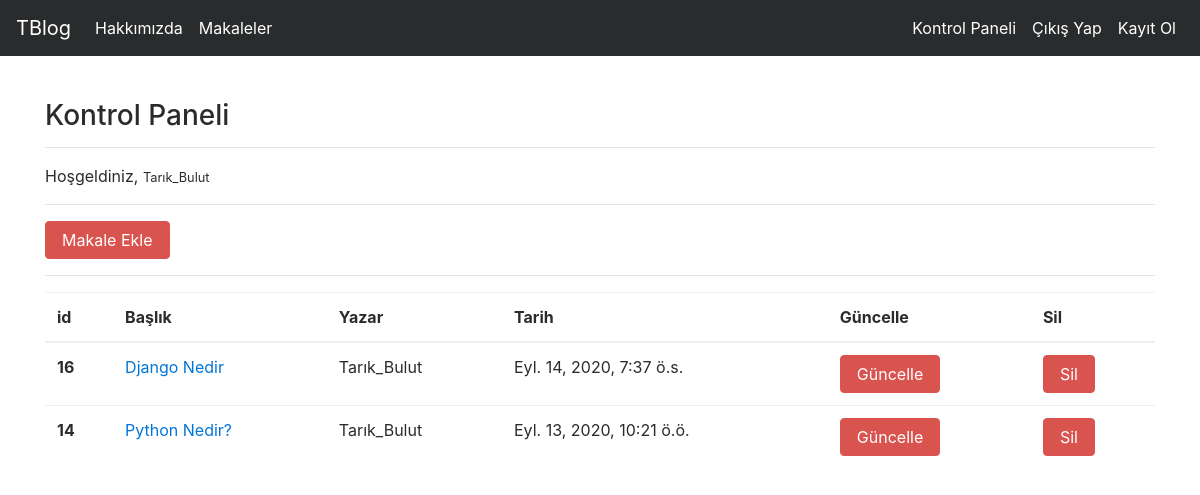
Screenshot of /articles/dashboard/ (signed in) with the database file from the repository.
### article/models.py (models this page shows, shortened)
class Article(models.Model):
    author = models.ForeignKey("auth.User",on_delete = models.CASCADE,verbose_name = "Yazar ")
    title = models.CharField(max_length = 50,verbose_name = "Başlık")
    content = RichTextField()
    created_date = models.DateTimeField(auto_now_add=True,verbose_name="Oluşturulma Tarihi")
    article_image = models.FileField(blank = True,null = True,verbose_name="Makaleye Fotoğraf Ekleyin")
    class Meta:
        ordering = ['-created_date']

### article/views.py (the view)
# urls.py: path('dashboard/',views.dashboard,name = "dashboard"),
@login_required(login_url = "user:login")
def dashboard(request):
    articles = Article.objects.filter(author = request.user)
    context = {
        "articles":articles
    }
    return render(request,"dashboard.html",context)

### templates/dashboard.html
{% extends "layout.html" %}
{% block body %}
<h3>Kontrol Paneli</h3>
<hr>
<p>
    Hoşgeldiniz, <small>{{request.user.username}}</small>
</p>
<hr>
<a class = "btn btn-danger" href = "{% url 'article:addarticle' %}">Makale Ekle </a>
<hr>
{% if articles %}
<table class="table">
        <thead>
          <tr>
            <th scope="col">id</th>
            <th scope="col">Başlık</th>
            <th scope="col">Yazar</th>
            <th scope="col">Tarih</th>
            <th scope="col">Güncelle</th>
            <th scope="col">Sil</th>
          </tr>
        </thead>
        <tbody>
          {% for article in articles %}
          <tr>
            <th scope="row">{{article.id}}</th>
            <td><a href="{% url 'article:detail' article.id %}">{{article.title}}</a></td>
            <td>{{article.author.username}}</td>
            <td>{{article.created_date}}</td>
            <td><a href="{% url 'article:update' article.id %}" class = "btn btn-danger">Güncelle</a></td>
            <td><a href="{% url 'article:delete' article.id %}" class = "btn btn-danger">Sil</a> </td>
          </tr>
          {% endfor %}
        </tbody>
      </table>
{% else %}
<div class = "alert alert-danger">
    Henüz bir makaleniz bulunmuyor...
</div>
{% endif %}
{% endblock body %}

### rows the page displays
Article: id "16", title "Django Nedir", author.username "Tarık_Bulut", created_date "Eyl. 14, 2020, 7:37 ö.s."
Article: id "14", title "Python Nedir?", author.username "Tarık_Bulut", created_date "Eyl. 13, 2020, 10:21 ö.ö."

### other values shown
{{ request.user.username }} "Tarık_Bulut"
